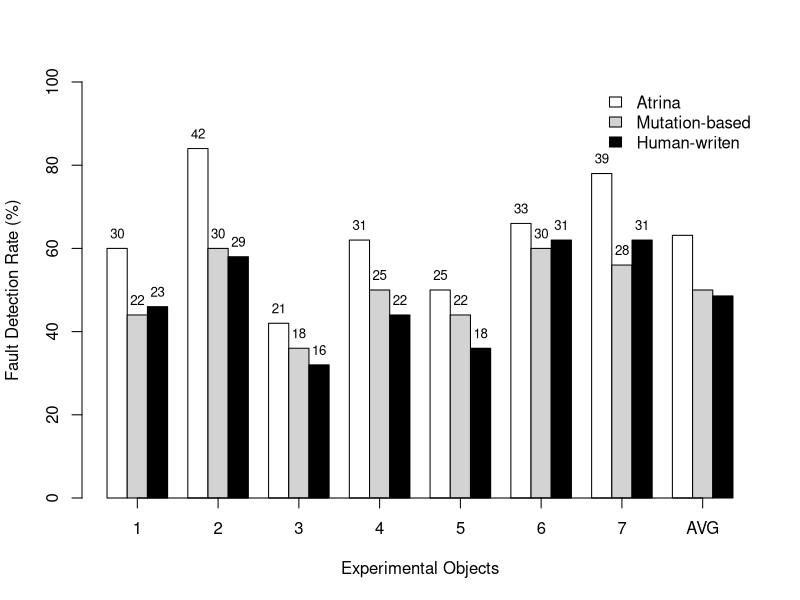

This figure's R source:
data <- read.csv(file="../data/faultDetectionRate.txt", header=T)

pdf("barplot-faultDetectionRate.pdf")

#x <- data$appId
x <- c(1, 2, 3, 4, 5, 6, 7, 'AVG')

atrinaY<-c(data$atrina)
meanAtrina <- mean(atrinaY)
atrinaY<-c(data$atrina, meanAtrina)
mutationY<-data$mutation
meanMutation <- mean(mutationY)
mutationY<-c(data$mutation, meanMutation)
manualY<-data$manual
meanManual <- mean(manualY)
manualY<-c(data$manual, meanManual)



atrinaNoFd <- data$atrinaNoFd
atrinaNoFdMean <- meanAtrina
atrinaNoFd <- c(data$atrinaNoFd, '')
mutationNoFd <- data$mutationNoFd
mutationNoFdMean <- meanMutation
mutationNoFd <- c(data$mutationNoFd, '')
manualNoFd <- data$manualNoFd
manualNoFdMean <- meanManual
manualNoFd <- c(data$manualNoFd, '')

height <- rbind(atrinaY, mutationY, manualY)
#heightMean <- rbind(meanAtrina, meanMutation, meanManual)
length <- rbind(atrinaNoFd, mutationNoFd, manualNoFd )


#colors <- grey.colors(3, start = 0.8, end = 0.4, gamma = 2.2)

colors<-c("white", "lightgray", "black")

mp <- barplot(height, beside = TRUE, 
ylim = c(0, 100), ylab="Fault Detection Rate (%)", xlab="Experimental Objects", col=colors)

text(mp, height, labels = format(length, 3), pos = 3, cex = .80)



myaxis <- c(2.5, 6.5, 10.5, 14.5, 18.5, 22.5, 26.5, 30.5)
myaxislab <- c(1, 2, 3, 4, 5, 6, 7, 'AVG')  

labels <- c('Atrina', 'Mutation-based', 'Human-writen')
#inset <- c(0.1, 0.1)
axis(1, at = myaxis, labels = myaxislab, cex.axis = 1)
legend("topright", labels, fill=colors, bty="n")
dev.off()
